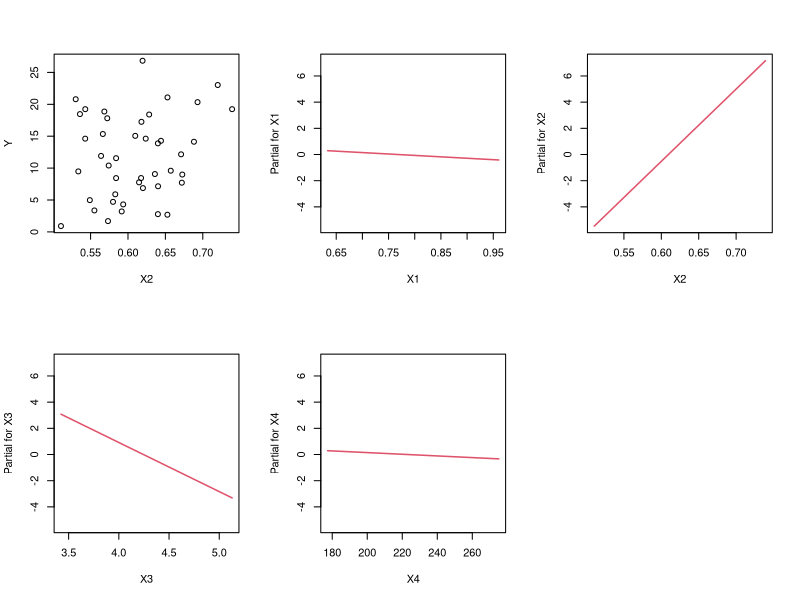
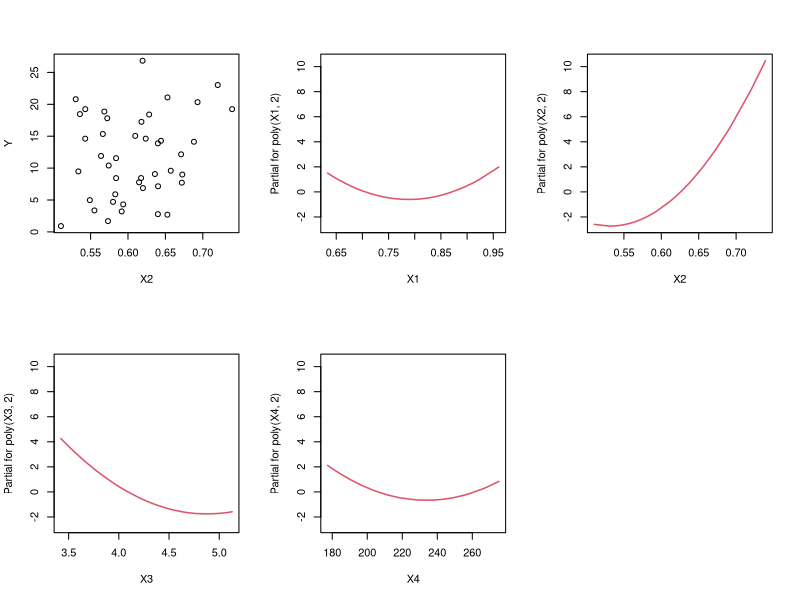

Write R code to recreate these figures, in order.
library(leaps)

D = read.csv('data.csv')

# Data cleanup
outliers <- (function (d) abs(d - mean(d)) / sd(d) > 2.086)

D = subset(D, !outliers(D$X1) & !outliers(D$X2) & !outliers(D$X3) & !outliers(D$X4))

summary(D)

cat('\n**** Linear *****\n\n')
model = lm(Y ~ X1+X2+X3+X4, data=D)

par(mfrow=c(2,3))
plot(Y ~ X2, data=D)
termplot(model)

summary(model)
coefficients(model)

# Feature selection
subests = regsubsets(Y ~ X1+X2+X3+X4,data=D)
summary(subests)

# Quadratic
cat('\n**** Quadratic *****\n\n')
model2 = lm(Y ~ poly(X1,2)+poly(X2,2)+poly(X3,2)+poly(X4,2), data=D)


par(mfrow=c(2,3))
plot(Y ~ X2, data=D)
termplot(model2)

summary(model2)
coefficients(model2)

# Feature selection
subests2 = regsubsets(Y ~ poly(X1,2)+poly(X2,2)+poly(X3,2)+poly(X4,2),data=D)
summary(subests2)
